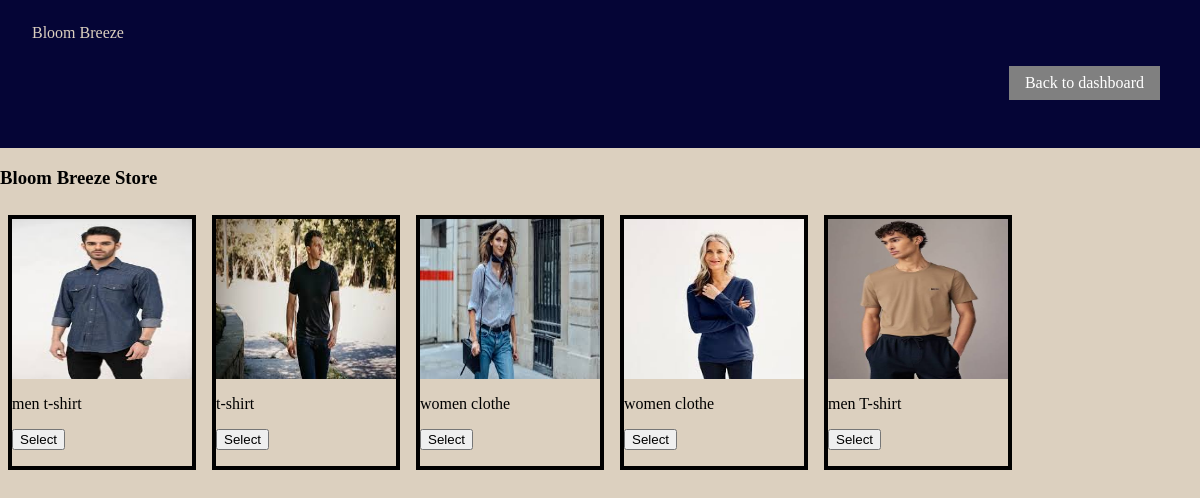
Page /view_products on the committed database.
### tables this page shows
CREATE TABLE products(
            id INTEGER PRIMARY KEY AUTOINCREMENT,
            brand TEXT NOT NULL,
            name TEXT NOT NULL,
            description TEXT NOT NULL,
            file_path TEXT NOT NULL);

### bloom_breeze.py (the view)
@app.route('/view_products')
def view_products():
    product_id_list = []
    name = []
    detail = []
    price = []
    colour = []
    file_path = []
    with sqlite3.connect('database.db') as conn:
        cursor = conn.cursor()
        cursor.execute("SELECT id FROM products")
        product = cursor.fetchall()
        print("product: ", product)
        if product:
            for product_id_tuple in product:
                product_id = product_id_tuple[0]
                print("product_id: ", product_id)
                with sqlite3.connect('database.db') as conn:
                    cursor = conn.cursor()
                    cursor.execute("SELECT id FROM products where id=?", (product_id,))
                    product_id_tuple02 = cursor.fetchall()
                    if product_id_tuple02:
                        product_id_list.append(product_id_tuple02[0][0])
                with sqlite3.connect('database.db') as conn:
                    cursor = conn.cursor()
                    cursor.execute("SELECT name FROM products WHERE id=?", (product_id,))
                    product_name = cursor.fetchall()
                    print("product name", product_name)
                    if product_name:
                        name.append(product_name[0][0])
                with sqlite3.connect('database.db') as conn:
                    cursor = conn.cursor()
                    cursor.execute("SELECT description FROM products WHERE id=?", (product_id,))
                    product_detail = cursor.fetchall()
                    print("product detail", product_detail)
                    if product_detail:
                        detail.append(product_detail[0][0])
                with sqlite3.connect('database.db') as conn:
                    cursor = conn.cursor()
                    cursor.execute("SELECT colour FROM variants WHERE product_id=?", (product_id,))
                    product_colour = cursor.fetchall()
                    print("product name", product_colour)
                    if product_colour:
                        colour.append(product_colour[0][0])
                with sqlite3.connect('database.db') as conn:
                    cursor = conn.cursor()
                    cursor.execute("SELECT file_path FROM products WHERE id=?", (product_id,))
                    product_file_path = cursor.fetchall()
                    print("product name", product_file_path)
                    if product_file_path:
                        file_path.append(product_file_path[0][0])
            products_dictionary = {}
            print("lentgth of product id list: ", len(product_id_list), product_id)
            print("length of colour: ", len(colour), colour)
            products_dictionary = {}
            for k in range(len(product_id_list)):
                products_dictionary[product_id_list[k]] = {
                    'product_id': product_id_list[k],
                    'name': name[k],
                    'detail': detail[k],
                    'colour': colour[k],
                    'file_path': file_path[k]
                }
            print("Products: ", products_dictionary)
        else:
            flash("no Any products available")
    return render_template('bloom_breeze_store.html', products_dictionary = products_dictionary)

### bloom_breeze.py (called while the page is built)
@app.after_request
def add_no_cache(response):
    response.headers['Cache-Control'] = 'no-store, no-cache, must-revalidate, max-age=0'
    response.headers['Pragma'] = 'no-cache'
    response.headers['Expires'] = '0'
    return response

### templates/bloom_breeze_store.html (shortened to what this page needs)
<html>
<head>
    <link rel="stylesheet" href="{{url_for('static', filename='CSS/style_sheet.css')}}">
</head>
<body>
    <nav class="navbar navbar-dark bg-dark">
        <div class="container">
            <a class="navbar-brand" href="#">Bloom Breeze</a>
            <div class="collapse ms-auto">
                <ul class="navbar-nav ms-auto">
                    <li class="nav-item"><a class="btn btn-secondary" href="/dashboard">Back to dashboard</a></li>
                </ul>
            </div>
        </div>
    </nav>
    <h3>Bloom Breeze Store</h3>
    {% for product in products_dictionary.values() %}
    <div class="img-gallery">
         <img src="{{url_for('static', filename=product['file_path'])}}" alt="{{product['name']}}" class="img-gallery-img">
        <p>{{product['name']}}</p>
        <form action="/product_detail" method="POST">
            <button >Select</button>
        </form>
    </div>
    {% endfor %}
</body>
</html>

### static/CSS/style_sheet.css (style rules this page uses)
html, body { padding: 0; margin: 0; background-color: rgb(220, 208, 191); ; width: 100%; }
.container { width: 100%; display: flex; flex-direction: column; margin: 0.5rem auto; }
.collapse { display: flex; flex-direction: row; }
.ms-auto { margin-top: auto; margin-left: auto; }
.navbar { align-items: center; padding: 1rem 1rem; margin: 0; }
.bg-dark { background-color: rgb(5, 5, 54); }
.navbar-dark { color: rgb(220, 208, 191); }
.navbar-nav { padding: 0.5rem; display: flex; flex-direction: row; margin-bottom: 0; }
.nav-item { margin: 0.5rem auto; list-style-type: none; padding: 0.5rem 1rem; }
.navbar-brand { color: rgb(220, 208, 191); text-decoration: none; margin: auto 1rem; }
.btn { color: rgb(223, 212, 195); display: inline-block; text-decoration: none; }
.btn-secondary { background-color: gray; color: white; padding: 0.5rem 1rem; }
.img-gallery { float: left; width: 15%; border: 0.25rem solid black; margin: 0.5rem 0.5rem; }
.img-gallery-img { width: 100%; height: 20%; }

### rows in the picture
products: file_path (picture), name "men t-shirt"
products: file_path+name (picture), name "t-shirt"
products: file_path (picture), name "women clothe"
products: file_path (picture), name "women clothe"
products: file_path (picture), name "men T-shirt"
